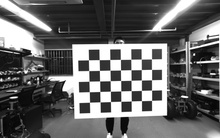
%> input picture ilcc2/process_data/car_left1.jpg, 220 x 138 px, shrunk from 1920 x 1200 before the run; its folder holds only this picture in this run
$ octave demo_all_pic.m   (GNU Octave 9; MATLAB toolbox functions it lacks are replaced by stand-ins)
%> lines starting %> are read from the running program, lines starting %| are printed output that depends on the picture
%> further down, Image is the input picture: size 138x220 uint8; min 0, max 255, mean 103.3
### libcbdetect/matching/findCorners.m
% Copyright 2012. All rights reserved.
% Author: Andreas Geiger
%         Institute of Measurement and Control Systems (MRT)
%         Karlsruhe Institute of Technology (KIT), Germany

% This is free software; you can redistribute it and/or modify it under the
% terms of the GNU General Public License as published by the Free Software
% Foundation; either version 3 of the License, or any later version.

% This software is distributed in the hope that it will be useful, but WITHOUT ANY
% WARRANTY; without even the implied warranty of MERCHANTABILITY or FITNESS FOR A
% PARTICULAR PURPOSE. See the GNU General Public License for more details.

% You should have received a copy of the GNU General Public License along with
% this software; if not, write to the Free Software Foundation, Inc., 51 Franklin
% Street, Fifth Floor, Boston, MA 02110-1301, USA

function corners = findCorners(img,tau,refine_corners)
%> called with tau = 0.01, refine_corners = 1

% convert to double grayscale image
img = im2double(img);
if length(size(img))==3
  img = rgb2gray(img);
end

% 3 scales
radius(1) = 4;
radius(2) = 8;
radius(3) = 12;

% sobel masks
du = [-1 0 1; -1 0 1; -1 0 1];
dv = du';

% compute image derivatives (for principal axes estimation)
img_du     = conv2(double(img),du,'same');
img_dv     = conv2(double(img),dv,'same');
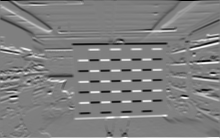
%> img_dv: size 138x220 double; min -3, max 3, mean -0.00196; drawn with min black and max white
img_angle  = atan2(img_dv,img_du);
img_weight = sqrt(img_du.^2+img_dv.^2);
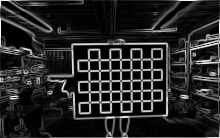
%> img_weight: size 138x220 double; min 0, max 3, mean 0.471; drawn with min black and max white

% correct angle to lie in between [0,pi]
img_angle(img_angle<0)  = img_angle(img_angle<0)+pi;
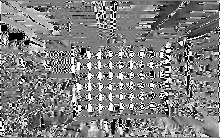
%> img_angle: size 138x220 double; min 0, max 3.14, mean 1.58; drawn with min black and max white
img_angle(img_angle>pi) = img_angle(img_angle>pi)-pi;

% scale input image
img     = double(img);
img_min = min(img(:));
%> img_min = 0
img_max = max(img(:));
%> img_max = 1
img     = (img-img_min)/(img_max-img_min);

% template properties
template_props = [0 pi/2 radius(1); pi/4 -pi/4 radius(1); 0 pi/2 radius(2); pi/4 -pi/4 radius(2); 0 pi/2 radius(3); pi/4 -pi/4 radius(3)];

disp('Filtering ...');

% filter image
img_corners = zeros(size(img,1),size(img,2));
for template_class=1:size(template_props,1)

  % create correlation template
  template = createCorrelationPatch(template_props(template_class,1),template_props(template_class,2),template_props(template_class,3));

  % filter image according with current template
  img_corners_a1 = conv2(img,template.a1,'same');
  img_corners_a2 = conv2(img,template.a2,'same');
  img_corners_b1 = conv2(img,template.b1,'same');
  img_corners_b2 = conv2(img,template.b2,'same');

  % compute mean
  img_corners_mu = (img_corners_a1+img_corners_a2+img_corners_b1+img_corners_b2)/4;

  % case 1: a=white, b=black
  img_corners_a = min(img_corners_a1-img_corners_mu,img_corners_a2-img_corners_mu);
  img_corners_b = min(img_corners_mu-img_corners_b1,img_corners_mu-img_corners_b2);
  img_corners_1 = min(img_corners_a,img_corners_b);

  % case 2: b=white, a=black
  img_corners_a = min(img_corners_mu-img_corners_a1,img_corners_mu-img_corners_a2);
  img_corners_b = min(img_corners_b1-img_corners_mu,img_corners_b2-img_corners_mu);
  img_corners_2 = min(img_corners_a,img_corners_b);

  % update corner map
  img_corners = max(img_corners,img_corners_1);
  img_corners = max(img_corners,img_corners_2);
end
%> this loop made 6 passes
%> pass 1, in findCorners, `img_corners_b1 = conv2(img,template.b1,'same');`:
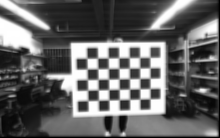
%> img_corners_b1: size 138x220 double; min 0, max 1, mean 0.397
%> pass 1, in findCorners, `img_corners_b2 = conv2(img,template.b2,'same');`:
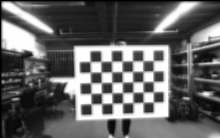
%> img_corners_b2: size 138x220 double; min 0, max 1, mean 0.395
%> after the loop:
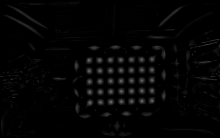
%> img_corners: size 138x220 double; min 0, max 0.424, mean 0.0162

% extract corner candidates via non maximum suppression
corners.p = nonMaximumSuppression(img_corners,3,0.025,5);

disp('Refining ...');

% subpixel refinement
if refine_corners
  corners = refineCorners(img_du,img_dv,img_angle,img_weight,corners,10);
end

% remove corners without edges
idx = corners.v1(:,1)==0 & corners.v1(:,2)==0;
corners.p(idx,:)  = [];
corners.v1(idx,:) = [];
corners.v2(idx,:) = [];

disp('Scoring ...');

% score corners
corners = scoreCorners(img,img_angle,img_weight,corners,radius);

% remove low scoring corners
idx = corners.score<tau;
corners.p(idx,:)     = [];
corners.v1(idx,:)    = [];
corners.v2(idx,:)    = [];
corners.score(idx) = [];

% make v1(:,1)+v1(:,2) positive (=> comparable to c++ code)
idx = corners.v1(:,1)+corners.v1(:,2)<0;
corners.v1(idx,:) = -corners.v1(idx,:);

% make all coordinate systems right-handed (reduces matching ambiguities from 8 to 4)
corners_n1 = [corners.v1(:,2) -corners.v1(:,1)];
flip       = -sign(corners_n1(:,1).*corners.v2(:,1)+corners_n1(:,2).*corners.v2(:,2));
corners.v2 = corners.v2.*(flip*ones(1,2));

% convert to 0-based index
corners.p = corners.p-1;

### libcbdetect/matching/nonMaximumSuppression.m
% Copyright 2012. All rights reserved.
% Author: Andreas Geiger
%         Institute of Measurement and Control Systems (MRT)
%         Karlsruhe Institute of Technology (KIT), Germany

% This is free software; you can redistribute it and/or modify it under the
% terms of the GNU General Public License as published by the Free Software
% Foundation; either version 3 of the License, or any later version.

% This software is distributed in the hope that it will be useful, but WITHOUT ANY
% WARRANTY; without even the implied warranty of MERCHANTABILITY or FITNESS FOR A
% PARTICULAR PURPOSE. See the GNU General Public License for more details.

% You should have received a copy of the GNU General Public License along with
% this software; if not, write to the Free Software Foundation, Inc., 51 Franklin
% Street, Fifth Floor, Boston, MA 02110-1301, USA

function maxima = nonMaximumSuppression(img,n,tau,margin)
%> called with n = 3, tau = 0.025, margin = 5

% extract parameters
width  = size(img,2);
%> width = 220
height = size(img,1);
%> height = 138

% init maxima list
maxima = [];

% non maximum suppression
for i=n+1+margin:n+1:width-n-margin
  for j=n+1+margin:n+1:height-n-margin

    maxi   = i;
    maxj   = j;
    maxval = img(j,i);

    for i2=i:i+n
      for j2=j:j+n
        currval = img(j2,i2);
        if currval>maxval
          maxi   = i2;
          maxj   = j2;
          maxval = currval;
        end
      end
    end

    failed = 0;
    for i2=maxi-n:min(maxi+n,width-margin)
      for j2=maxj-n:min(maxj+n,height-margin)
        currval = img(j2,i2);
        if currval>maxval && (i2<i || i2>i+n || j2<j || j2>j+n)
          failed = 1;
          break;
        end
      end
      if failed
        break;
      end
    end
    if maxval>=tau && ~failed
      maxima = [maxima; maxi maxj];
    end
  end
end
%> after the loop, maxima = 177 rows, first 12: [12 80; 9 98; 12 102; 12 107; 14 19; 14 91; 14 98; 18 76; 17 83; 18 105; 20 127; 22 13]
%> in findCorners, `corners.p = nonMaximumSuppression(img_corners,3,0.025,5);`: corners.p has the same summary as maxima in nonMaximumSuppression

### libcbdetect/matching/refineCorners.m
% Copyright 2012. All rights reserved.
% Author: Andreas Geiger
%         Institute of Measurement and Control Systems (MRT)
%         Karlsruhe Institute of Technology (KIT), Germany

% This is free software; you can redistribute it and/or modify it under the
% terms of the GNU General Public License as published by the Free Software
% Foundation; either version 3 of the License, or any later version.

% This software is distributed in the hope that it will be useful, but WITHOUT ANY
% WARRANTY; without even the implied warranty of MERCHANTABILITY or FITNESS FOR A
% PARTICULAR PURPOSE. See the GNU General Public License for more details.

% You should have received a copy of the GNU General Public License along with
% this software; if not, write to the Free Software Foundation, Inc., 51 Franklin
% Street, Fifth Floor, Boston, MA 02110-1301, USA

function corners = refineCorners(img_du,img_dv,img_angle,img_weight,corners,r)
%> called with r = 10

% image dimensions
width  = size(img_du,2);
height = size(img_dv,1);

% init orientations to invalid (corner is invalid iff orientation=0)
corners.v1 = zeros(size(corners.p,1),2);
corners.v2 = zeros(size(corners.p,1),2);

% for all corners do
for i=1:size(corners.p,1)

  % extract current corner location
  cu = corners.p(i,1);
  cv = corners.p(i,2);

  % estimate edge orientations
  img_angle_sub  = img_angle(max(cv-r,1):min(cv+r,height),max(cu-r,1):min(cu+r,width));
  img_weight_sub = img_weight(max(cv-r,1):min(cv+r,height),max(cu-r,1):min(cu+r,width));
  [v1,v2] = edgeOrientations(img_angle_sub,img_weight_sub);

  corners.v1(i,:) = v1;
  corners.v2(i,:) = v2;

  % continue, if invalid edge orientations
  if v1(1)==0 && v1(2)==0 || v2(1)==0 && v2(2)==0
    continue;
  end

  %%%%%%%%%%%%%%%%%%%%%%%%%%%%%%%%%
  % corner orientation refinement %
  %%%%%%%%%%%%%%%%%%%%%%%%%%%%%%%%%

  A1 = zeros(2,2);
  A2 = zeros(2,2);

  for u=max(cu-r,1):min(cu+r,width)
    for v=max(cv-r,1):min(cv+r,height)

      % pixel orientation vector
      o = [img_du(v,u) img_dv(v,u)];
      if norm(o)<0.1
        continue;
      end
      o = o/norm(o);

      % robust refinement of orientation 1
      if abs(o*v1')<0.25 % inlier?
        A1(1,:) = A1(1,:) + img_du(v,u) * [img_du(v,u) img_dv(v,u)];
        A1(2,:) = A1(2,:) + img_dv(v,u) * [img_du(v,u) img_dv(v,u)];
      end

      % robust refinement of orientation 2
      if abs(o*v2')<0.25 % inlier?
        A2(1,:) = A2(1,:) + img_du(v,u) * [img_du(v,u) img_dv(v,u)];
        A2(2,:) = A2(2,:) + img_dv(v,u) * [img_du(v,u) img_dv(v,u)];
      end

    end
  end

  % set new corner orientation
  [v1,foo1] = eig(A1); v1 = v1(:,1)'; corners.v1(i,:) = v1;
  [v2,foo2] = eig(A2); v2 = v2(:,1)'; corners.v2(i,:) = v2;

  %%%%%%%%%%%%%%%%%%%%%%%%%%%%%%%%
  %  corner location refinement  %
  %%%%%%%%%%%%%%%%%%%%%%%%%%%%%%%%

  G = zeros(2,2);
  b = zeros(2,1);
  for u=max(cu-r,1):min(cu+r,width)
    for v=max(cv-r,1):min(cv+r,height)

      % pixel orientation vector
      o = [img_du(v,u) img_dv(v,u)];
      if norm(o)<0.1
        continue;
      end
      o = o/norm(o);

      % robust subpixel corner estimation
      if u~=cu || v~=cv % do not consider center pixel

        % compute rel. position of pixel and distance to vectors
        w  = [u v]-[cu cv];
        d1 = norm(w-w*v1'*v1);
        d2 = norm(w-w*v2'*v2);

        % if pixel corresponds with either of the vectors / directions
        if d1<3 && abs(o*v1')<0.25 || d2<3 && abs(o*v2')<0.25
          du = img_du(v,u);
          dv = img_dv(v,u);
          H = [du dv]'*[du dv];

          G = G + H;
          b = b + H*[u v]';
        end
      end
    end
  end

  % set new corner location if G has full rank
  if rank(G)==2
    corner_pos_old = corners.p(i,:);
    corner_pos_new = (G\b)';
    corners.p(i,:) = corner_pos_new;

    % set corner to invalid, if position update is very large
    if norm(corner_pos_new-corner_pos_old)>=4
      corners.v1(i,:) = [0 0];
      corners.v2(i,:) = [0 0];
    end

  % otherwise: set corner to invalid
  else
    corners.v1(i,:) = [0 0];
    corners.v2(i,:) = [0 0];
  end
end
%> this loop made 177 passes
%> (cu, cv, v1, v2, foo in edgeOrientations) on passes 1 to 5: (12, 80, [0.375 -0.927], [-0.983 0.183], [1.96; 2.95]), (9, 98, [-0.885 -0.466], [-0.993 0.121], [0.491; 2.95]), (12, 102, [-0.741 0.672], [-0.996 0.0868], [2.36; 3.04]), (12, 107, [-0.726 0.687], [-0.993 0.12], [2.36; 2.95]), (14, 19, [-0.91 -0.414], [-0.947 0.32], [0.393; 2.75])
%> (cu, cv, v2, foo in edgeOrientations, delta_angle in edgeOrientations) on passes 19, 22: (26, 68, [0 0], [0.0982; 3.04], 0.196), (25, 129, [0 0], [2.45; 2.75], 0.295)
%> pass 3, in refineCorners, `img_weight_sub = img_weight(max(cv-r,1):min(cv+r,height),max(cu-r,1):m..`:
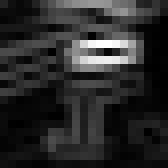
%> img_weight_sub: size 21x21 double (shown 8 times larger); min 0.00784, max 2.99, mean 0.501; drawn with min black and max white

%%%%%%%%%%%%%%%%%%%%%%%%%%%%%%%%

function [v1,v2] = edgeOrientations(img_angle,img_weight)

% init v1 and v2
v1 = [0 0];
v2 = [0 0];

% number of bins (histogram parameter)
bin_num = 32;

% convert images to vectors
vec_angle  = img_angle(:);
vec_weight = img_weight(:);

% convert angles from normals to directions
vec_angle = vec_angle+pi/2;
vec_angle(vec_angle>pi) = vec_angle(vec_angle>pi)-pi;

% create histogram
angle_hist = zeros(1,bin_num);
for i=1:length(vec_angle)
  bin = max(min(floor(vec_angle(i)/(pi/bin_num)),bin_num-1),0)+1;
  angle_hist(bin) = angle_hist(bin)+vec_weight(i);
end

% find modes of smoothed histogram
[modes,angle_hist_smoothed] = findModesMeanShift(angle_hist,1);

% if only one or no mode => return invalid corner
if size(modes,1)<=1
  return;
end

% compute orientation at modes
modes(:,3) = (modes(:,1)-1)*pi/bin_num;

% extract 2 strongest modes and sort by angle
modes = modes(1:2,:);
[foo idx] = sort(modes(:,3),1,'ascend');
modes = modes(idx,:);

% compute angle between modes
delta_angle = min(modes(2,3)-modes(1,3),modes(1,3)+pi-modes(2,3));

% if angle too small => return invalid corner
if delta_angle<=0.3
  return;
end

% set statistics: orientations
v1 = [cos(modes(1,3)) sin(modes(1,3))];
v2 = [cos(modes(2,3)) sin(modes(2,3))];

### libcbdetect/matching/findModesMeanShift.m
% Copyright 2012. All rights reserved.
% Author: Andreas Geiger
%         Institute of Measurement and Control Systems (MRT)
%         Karlsruhe Institute of Technology (KIT), Germany

% This is free software; you can redistribute it and/or modify it under the
% terms of the GNU General Public License as published by the Free Software
% Foundation; either version 3 of the License, or any later version.

% This software is distributed in the hope that it will be useful, but WITHOUT ANY
% WARRANTY; without even the implied warranty of MERCHANTABILITY or FITNESS FOR A
% PARTICULAR PURPOSE. See the GNU General Public License for more details.

% You should have received a copy of the GNU General Public License along with
% this software; if not, write to the Free Software Foundation, Inc., 51 Franklin
% Street, Fifth Floor, Boston, MA 02110-1301, USA

function [modes,hist_smoothed] = findModesMeanShift(hist,sigma)
% efficient mean-shift approximation by histogram smoothing

% compute smoothed histogram
hist_smoothed = zeros(1,length(hist));
for i=1:length(hist)
  j                = -round(2*sigma):+round(2*sigma);
  idx              = mod(i+j-1,length(hist))+1;
  hist_smoothed(i) = sum(hist(idx).*normpdf(j,0,sigma));
end

modes = [];

% check if at least one entry is non-zero
% (otherwise mode finding may run infinitly)
if abs(hist_smoothed-hist_smoothed(1))<1e-5
  return;
end

% mode finding
for i=1:length(hist_smoothed)
  j=i;
  while 1
    h0 = hist_smoothed(j);
    j1 = mod(j+1-1,length(hist))+1;
    j2 = mod(j-1-1,length(hist))+1;
    h1 = hist_smoothed(j1);
    h2 = hist_smoothed(j2);
    if h1>=h0 && h1>=h2
      j=j1;
    elseif h2>h0 && h2>h1
      j=j2;
    else
      break;
    end
  end
  if size(modes,1)==0 ||~any(modes(:,1)==j)
    modes = [modes; j hist_smoothed(j)];
  end
end

% sort
[val idx] = sort(modes(:,2),1,'descend');
modes = modes(idx,:);

### libcbdetect/matching/createCorrelationPatch.m
% Copyright 2012. All rights reserved.
% Author: Andreas Geiger
%         Institute of Measurement and Control Systems (MRT)
%         Karlsruhe Institute of Technology (KIT), Germany

% This is free software; you can redistribute it and/or modify it under the
% terms of the GNU General Public License as published by the Free Software
% Foundation; either version 3 of the License, or any later version.

% This software is distributed in the hope that it will be useful, but WITHOUT ANY
% WARRANTY; without even the implied warranty of MERCHANTABILITY or FITNESS FOR A
% PARTICULAR PURPOSE. See the GNU General Public License for more details.

% You should have received a copy of the GNU General Public License along with
% this software; if not, write to the Free Software Foundation, Inc., 51 Franklin
% Street, Fifth Floor, Boston, MA 02110-1301, USA

function template = createCorrelationPatch(angle_1,angle_2,radius)

% width and height
width  = radius*2+1;
height = radius*2+1;

% initialize template
template.a1 = zeros(height,width,'double');
template.a2 = zeros(height,width,'double');
template.b1 = zeros(height,width,'double');
template.b2 = zeros(height,width,'double');

% midpoint
mu = radius+1;
mv = radius+1;

% compute normals from angles
n1 = [-sin(angle_1) cos(angle_1)];
n2 = [-sin(angle_2) cos(angle_2)];

% for all points in template do
for u=1:width
  for v=1:height

    % vector
    vec  = [u-mu v-mv];
    dist = norm(vec);

    % check on which side of the normals we are
    s1 = vec*n1';
    s2 = vec*n2';

    if s1<=-0.1 && s2<=-0.1
      template.a1(v,u) = normpdf(dist,0,radius/2);
    elseif s1>=0.1 && s2>=0.1
      template.a2(v,u) = normpdf(dist,0,radius/2);
    elseif s1<=-0.1 && s2>=0.1
      template.b1(v,u) = normpdf(dist,0,radius/2);
    elseif s1>=0.1 && s2<=-0.1
      template.b2(v,u) = normpdf(dist,0,radius/2);
    end
  end
end

% normalize
template.a1 = template.a1/sum(template.a1(:));
template.a2 = template.a2/sum(template.a2(:));
template.b1 = template.b1/sum(template.b1(:));
template.b2 = template.b2/sum(template.b2(:));

### libcbdetect/matching/scoreCorners.m
% Copyright 2012. All rights reserved.
% Author: Andreas Geiger
%         Institute of Measurement and Control Systems (MRT)
%         Karlsruhe Institute of Technology (KIT), Germany

% This is free software; you can redistribute it and/or modify it under the
% terms of the GNU General Public License as published by the Free Software
% Foundation; either version 3 of the License, or any later version.

% This software is distributed in the hope that it will be useful, but WITHOUT ANY
% WARRANTY; without even the implied warranty of MERCHANTABILITY or FITNESS FOR A
% PARTICULAR PURPOSE. See the GNU General Public License for more details.

% You should have received a copy of the GNU General Public License along with
% this software; if not, write to the Free Software Foundation, Inc., 51 Franklin
% Street, Fifth Floor, Boston, MA 02110-1301, USA

function corners = scoreCorners(img,img_angle,img_weight,corners,radius)

width  = size(img,2);
height = size(img,1);

% for all corners do
for i=1:size(corners.p,1)

  % corner location
  u = round(corners.p(i,1));
  v = round(corners.p(i,2));

  % compute corner statistics @ radius 1
  for j=1:length(radius)
    score(j) = 0;
    if u>radius(j) && u<=width-radius(j) && v>radius(j) && v<=height-radius(j)
      img_sub        = img(v-radius(j):v+radius(j),u-radius(j):u+radius(j));
      img_angle_sub  = img_angle(v-radius(j):v+radius(j),u-radius(j):u+radius(j));
      img_weight_sub = img_weight(v-radius(j):v+radius(j),u-radius(j):u+radius(j));
      score(j)       = cornerCorrelationScore(img_sub,img_weight_sub,corners.v1(i,:),corners.v2(i,:));
    end
  end

  % take highest score
  corners.score(i,1) = max(score);
end

### libcbdetect/demo_all_pic.m
clear variables; dbstop error; close all;
disp('================================');

addpath('matching');

imagepath = 'E:\process_data\';
image_prefix = 'car_left';
image_extention = '.jpg';

%%% [image_start_num, image_end_num] 관윅좃똥

image_start_num = 1;
image_end_num = 6;

  for idx=image_start_num : image_end_num
        image_name =[imagepath, image_prefix, num2str(idx), image_extention];
        corner_save_name =[imagepath, image_prefix, num2str(idx), '.txt'];
        fprintf('reading %s \n', image_name);
        Image = imread( image_name);

%> (the run ends here)
